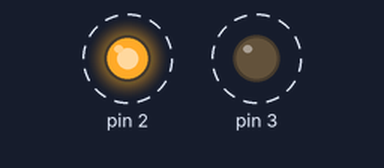
This sketch was run on a simulated Arduino Uno, built with avr-gcc and run on an emulated ATmega328P. On the bench: output pins drawn as LEDs (lit = HIGH). Dashed ring = blinking.

Above: at 0.2 s.
Timing chart, 0 to 3.5 s (numbered marks = the images above):
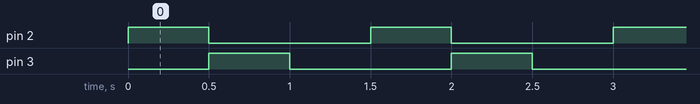

Measured:
- by itself, pin 2, pin 3: alternates HIGH for 0.50 s and LOW for 1.0 s
- by itself, everything shown: repeats every 1.5 s, in 3 steps

The sketch:

sketch_mar18a.ino
```cpp
void setup() {

  pinMode(2, OUTPUT);
  pinMode(3, OUTPUT);
}

void loop() {
  // turn on LED 1 and turn off LED 2
  digitalWrite(2, HIGH);
  digitalWrite(3, LOW);
  delay(500);


  digitalWrite(2, LOW);
  digitalWrite(3, HIGH);
  delay(500);


  digitalWrite(2, LOW);
  digitalWrite(3, LOW);
  delay(500);
}
```
